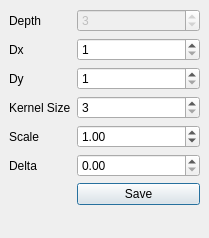
<?xml version="1.0" encoding="UTF-8"?>
<ui version="4.0">
 <class>SobelEdgeDetection</class>
 <widget class="QDialog" name="SobelEdgeDetection">
  <property name="geometry">
   <rect>
    <x>0</x>
    <y>0</y>
    <width>209</width>
    <height>238</height>
   </rect>
  </property>
  <property name="windowTitle">
   <string>Dialog</string>
  </property>
  <widget class="QWidget" name="formLayoutWidget">
   <property name="geometry">
    <rect>
     <x>9</x>
     <y>9</y>
     <width>191</width>
     <height>221</height>
    </rect>
   </property>
   <layout class="QFormLayout" name="formLayout">
    <item row="0" column="0">
     <widget class="QLabel" name="label">
      <property name="text">
       <string>Depth</string>
      </property>
     </widget>
    </item>
    <item row="1" column="0">
     <widget class="QLabel" name="label_2">
      <property name="text">
       <string>Dx</string>
      </property>
     </widget>
    </item>
    <item row="2" column="0">
     <widget class="QLabel" name="label_3">
      <property name="text">
       <string>Dy</string>
      </property>
     </widget>
    </item>
    <item row="3" column="0">
     <widget class="QLabel" name="label_4">
      <property name="text">
       <string>Kernel Size</string>
      </property>
     </widget>
    </item>
    <item row="4" column="0">
     <widget class="QLabel" name="label_5">
      <property name="text">
       <string>Scale</string>
      </property>
     </widget>
    </item>
    <item row="0" column="1">
     <widget class="QSpinBox" name="sbDepth">
      <property name="enabled">
       <bool>false</bool>
      </property>
      <property name="value">
       <number>3</number>
      </property>
     </widget>
    </item>
    <item row="1" column="1">
     <widget class="QSpinBox" name="sbDx">
      <property name="minimum">
       <number>1</number>
      </property>
      <property name="value">
       <number>1</number>
      </property>
     </widget>
    </item>
    <item row="2" column="1">
     <widget class="QSpinBox" name="sbDy">
      <property name="minimum">
       <number>1</number>
      </property>
      <property name="value">
       <number>1</number>
      </property>
     </widget>
    </item>
    <item row="3" column="1">
     <widget class="QSpinBox" name="sbKernelSize">
      <property name="minimum">
       <number>3</number>
      </property>
      <property name="maximum">
       <number>31</number>
      </property>
      <property name="singleStep">
       <number>2</number>
      </property>
      <property name="value">
       <number>3</number>
      </property>
     </widget>
    </item>
    <item row="5" column="0">
     <widget class="QLabel" name="label_6">
      <property name="text">
       <string>Delta</string>
      </property>
     </widget>
    </item>
    <item row="4" column="1">
     <widget class="QDoubleSpinBox" name="sbScale">
      <property name="value">
       <double>1.000000000000000</double>
      </property>
     </widget>
    </item>
    <item row="5" column="1">
     <widget class="QDoubleSpinBox" name="sbDelta">
      <property name="value">
       <double>0.000000000000000</double>
      </property>
     </widget>
    </item>
    <item row="6" column="1">
     <widget class="QPushButton" name="btnSave">
      <property name="text">
       <string>Save</string>
      </property>
     </widget>
    </item>
   </layout>
  </widget>
 </widget>
 <resources/>
 <connections/>
</ui>
